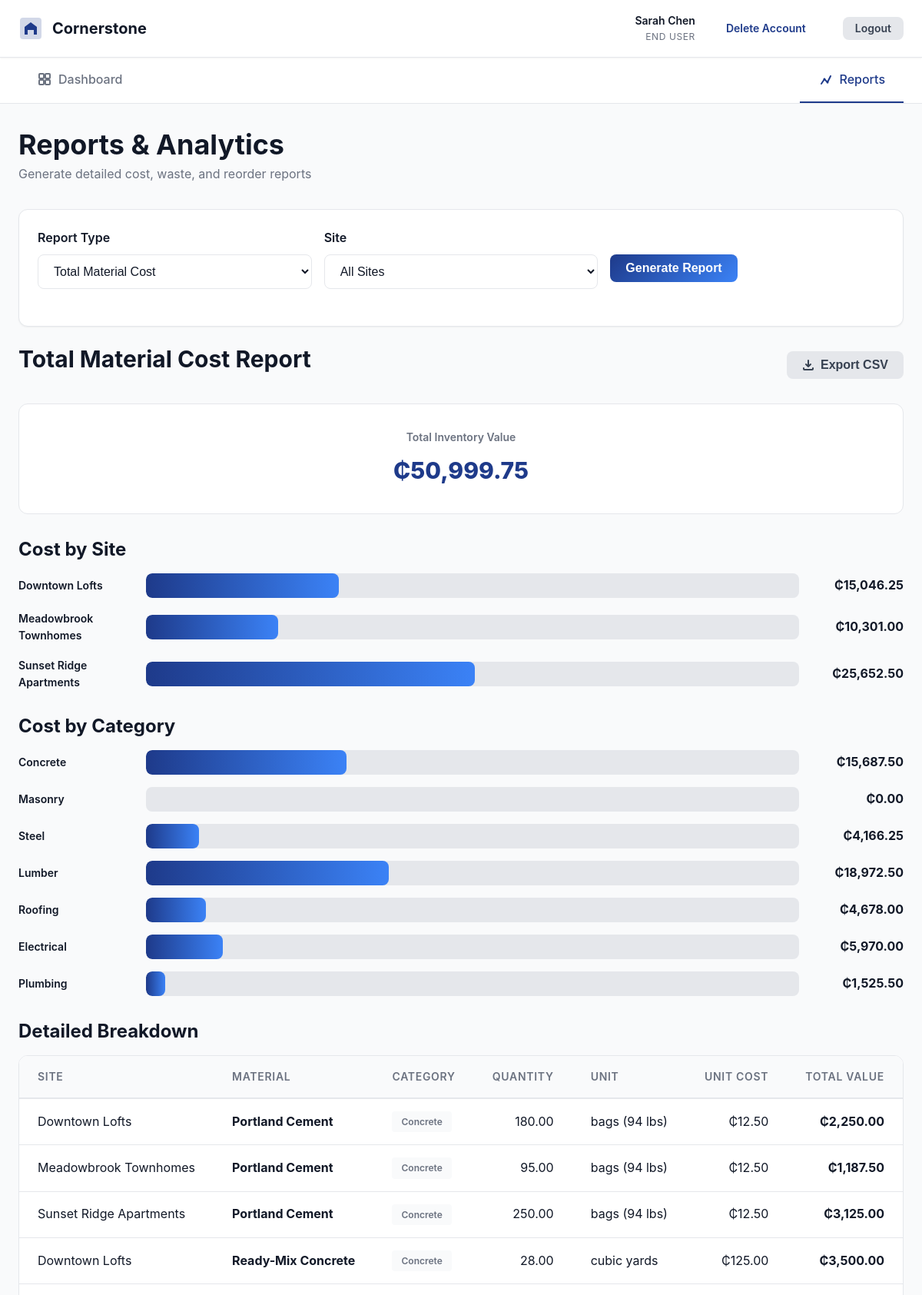
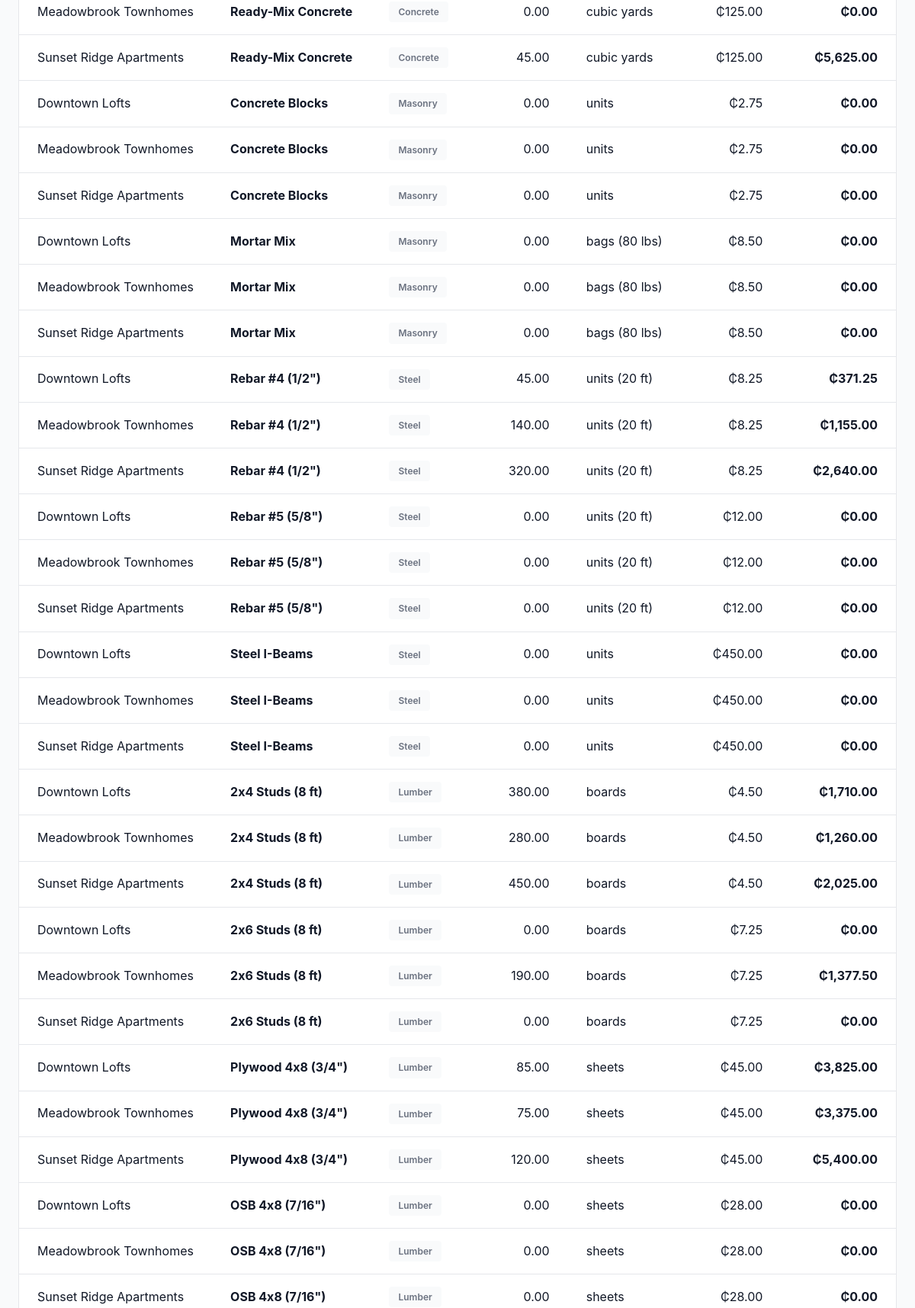
Screenshot of /reports.php (signed in, upper part) with the database file from the repository (2 pictures, top to bottom).
### tables this page shows
CREATE TABLE IF NOT EXISTS sites (
    id INT AUTO_INCREMENT PRIMARY KEY,
    site_name VARCHAR(100) NOT NULL,
    location VARCHAR(255) NOT NULL,
    status ENUM('active', 'inactive', 'finished', 'halted_insufficient_materials') NOT NULL DEFAULT 'active',
    completion_percentage DECIMAL(5,2) DEFAULT 0.00,
    start_date DATE NOT NULL,
    estimated_completion DATE,
    created_at TIMESTAMP DEFAULT CURRENT_TIMESTAMP,
    INDEX idx_status (status),
    INDEX idx_site_name (site_name)
);

CREATE TABLE IF NOT EXISTS materials (
    id INT AUTO_INCREMENT PRIMARY KEY,
    material_name VARCHAR(100) NOT NULL,
    unit_of_measure VARCHAR(20) NOT NULL,
    unit_cost DECIMAL(10,2) NOT NULL,
    reorder_threshold INT NOT NULL DEFAULT 50,
    category VARCHAR(50) NOT NULL,
    created_at TIMESTAMP DEFAULT CURRENT_TIMESTAMP,
    INDEX idx_category (category),
    INDEX idx_material_name (material_name)
);

### auth.php (called while the page is built, shortened)
<?php
require_once __DIR__ . '/db.php';
class Auth {
    public static function isLoggedIn() {
        return isset($_SESSION['logged_in']) && $_SESSION['logged_in'] === true;
    }
    public static function getFullName() {
        return self::isLoggedIn() ? $_SESSION['full_name'] : null;
    }
    public static function getRole() {
        return self::isLoggedIn() ? $_SESSION['role'] : null;
    }
}
?>

### config.php (called while the page is built, shortened)
<?php
function sanitize_output($data) {
    return htmlspecialchars($data, ENT_QUOTES, 'UTF-8');
}
function format_currency($amount) {
    return '₵' . number_format($amount, 2);
}
function get($key, $default = null) {
    return isset($_GET[$key]) ? trim($_GET[$key]) : $default;
}
?>

### db.php (called while the page is built, shortened)
<?php
class Database {
    private static $connection = null;
    private function connect() {
        if (self::$connection === null) {
            try {
                self::$connection = new mysqli(DB_HOST, DB_USER, DB_PASS, DB_NAME);
                self::$connection->set_charset(DB_CHARSET);
            } catch (Exception $e) {
                if (DEV_MODE) {
                    die("Database Connection Error: " . $e->getMessage());
                } else {
                    die("Database connection failed. Please contact support.");
                }
            }
        }
    }
    public static function getConnection() {
        return self::$connection;
    }
    public static function query($sql, $params = [], $types = '') {
        $conn = self::getConnection();
        $stmt = $conn->prepare($sql);
        if (!$stmt->execute()) {
            if (DEV_MODE) {
                die("Execute failed: " . $stmt->error . "\nSQL: " . $sql);
            } else {
                error_log("Execute failed: " . $stmt->error . "\nSQL: " . $sql);
                return false;
            }
        }
        return $stmt;
    }
    public static function fetchAll($sql, $params = [], $types = '') {
        $stmt = self::query($sql, $params, $types);
        $result = $stmt->get_result();
        $rows = [];
        while ($row = $result->fetch_assoc()) {
            $rows[] = $row;
        }
        return $rows;
    }
}
?>

### reports.php (the view, shortened to what this page needs)
<?php
require_once 'config.php';
require_once 'db.php';
require_once 'auth.php';
$user_name = Auth::getFullName();
$user_role = Auth::getRole();
$report_type = get('report_type', 'cost');
$site_filter = get('site_id', 'all');
$cost_report_data = [];
$cost_summary = ['total_cost' => 0, 'by_site' => [], 'by_category' => []];
if ($report_type === 'cost') {
    $sql = "
        SELECT
            s.id AS site_id,
            s.site_name,
            m.id AS material_id,
            m.material_name,
            m.category,
            m.unit_of_measure,
            m.unit_cost,
            COALESCE(i.quantity, 0) AS quantity,
            (COALESCE(i.quantity, 0) * m.unit_cost) AS total_value
        FROM sites s
        CROSS JOIN materials m
        LEFT JOIN inventory i ON s.id = i.site_id AND m.id = i.material_id
    ";
    if ($site_filter !== 'all') {
        $sql .= " WHERE s.id = ?";
        $cost_report_data = Database::fetchAll($sql, [$site_filter], 'i');
    } else {
        $cost_report_data = Database::fetchAll($sql);
    }
    foreach ($cost_report_data as $row) {
        $cost_summary['total_cost'] += $row['total_value'];
        if (!isset($cost_summary['by_site'][$row['site_name']])) {
            $cost_summary['by_site'][$row['site_name']] = 0;
        }
        $cost_summary['by_site'][$row['site_name']] += $row['total_value'];
        if (!isset($cost_summary['by_category'][$row['category']])) {
            $cost_summary['by_category'][$row['category']] = 0;
        }
        $cost_summary['by_category'][$row['category']] += $row['total_value'];
    }
}
?>
<!DOCTYPE html>
<html lang="en">
<head>
    <link rel="stylesheet" href="style.css">
</head>
<body class="app-page">
    <header class="app-header">
        <div class="header-content">
            <div class="header-left">
                <a href="dashboard.php" class="app-logo" style="text-decoration: none; color: inherit; display: flex; align-items: center; gap: 0.75rem;">
                    <svg width="32" height="32" viewBox="0 0 32 32" fill="none">
                        <rect x="2" y="2" width="28" height="28" rx="4" fill="currentColor" opacity="0.2"/>
                        <path d="M16 8L8 14V24H12V18H20V24H24V14L16 8Z" fill="currentColor"/>
                    </svg>
                    <span>Cornerstone</span>
                </a>
            </div>
            <div class="header-right">
                <div class="user-info">
                    <span class="user-name"><?php echo sanitize_output($user_name); ?></span>
                    <span class="user-role"><?php echo sanitize_output(ucfirst(str_replace('_', ' ', $user_role))); ?></span>
                </div>
                <a href="delete_account.php" class="btn btn-danger btn-small" style="margin-right: 0.5rem;">Delete Account</a>
                <a href="logout.php?redirect=landing" class="btn btn-secondary btn-small">Logout</a>
            </div>
        </div>
    </header>
    <nav class="app-nav">
        <div class="nav-content">
            <a href="dashboard.php" class="nav-link">
                Dashboard
            </a>
            <a href="reports.php" class="nav-link active">
                <svg width="20" height="20" viewBox="0 0 20 20" fill="none">
                    <path d="M4 16L8 10L12 14L16 6" stroke="currentColor" stroke-width="2" stroke-linecap="round"/>
                    <circle cx="8" cy="10" r="1.5" fill="currentColor"/>
                    <circle cx="12" cy="14" r="1.5" fill="currentColor"/>
                </svg>
                Reports
            </a>
        </div>
    </nav>
    <main class="app-main">
        <div class="container-fluid">
            <div class="page-header">
                <h1>Reports & Analytics</h1>
                <p>Generate detailed cost, waste, and reorder reports</p>
            </div>
            <div class="card">
                <div class="card-body">
                    <form method="GET" action="reports.php" class="report-filters">
                        <div class="filter-row">
                            <div class="form-group">
                                <label for="report_type">Report Type</label>
                                <select name="report_type" id="report_type" class="form-control">
                                    <option value="cost" <?php echo $report_type === 'cost' ? 'selected' : ''; ?>>Total Material Cost</option>
                                </select>
                            </div>
                            <div class="form-group">
                                <label for="site_id">Site</label>
                                <select name="site_id" id="site_id" class="form-control">
                                    <option value="all" <?php echo $site_filter === 'all' ? 'selected' : ''; ?>>All Sites</option>
                                </select>
                            </div>
                            <div class="form-group">
                                <label>&nbsp;</label>
                                <button type="submit" class="btn btn-primary">Generate Report</button>
                            </div>
                        </div>
                    </form>
                </div>
            </div>
            <?php if ($report_type === 'cost'): ?>
                <div class="section">
                    <div class="section-header">
                        <h2>Total Material Cost Report</h2>
                        <button onclick="exportTableToCSV('cost_report.csv')" class="btn btn-secondary">
                            <svg width="16" height="16" viewBox="0 0 16 16" fill="none">
                                <path d="M8 2V10M8 10L5 7M8 10L11 7" stroke="currentColor" stroke-width="2" stroke-linecap="round"/>
                                <path d="M2 12V13C2 13.5523 2.44772 14 3 14H13C13.5523 14 14 13.5523 14 13V12" stroke="currentColor" stroke-width="2" stroke-linecap="round"/>
                            </svg>
                            Export CSV
                        </button>
                    </div>
                    <div class="report-summary">
                        <div class="summary-card">
                            <div class="summary-label">Total Inventory Value</div>
                            <div class="summary-value"><?php echo format_currency($cost_summary['total_cost']); ?></div>
                        </div>
                    </div>
                    <h3>Cost by Site</h3>
                    <div class="chart-container">
                        <?php foreach ($cost_summary['by_site'] as $site_name => $cost): ?>
                            <div class="chart-bar">
                                <div class="chart-label"><?php echo sanitize_output($site_name); ?></div>
                                <div class="chart-bar-container">
                                    <div class="chart-bar-fill" style="width: <?php echo ($cost / $cost_summary['total_cost'] * 100); ?>%"></div>
                                </div>
                                <div class="chart-value"><?php echo format_currency($cost); ?></div>
                            </div>
                        <?php endforeach; ?>
                    </div>
                    <h3>Cost by Category</h3>
                    <div class="chart-container">
                        <?php foreach ($cost_summary['by_category'] as $category => $cost): ?>
                            <div class="chart-bar">
                                <div class="chart-label"><?php echo sanitize_output($category); ?></div>
                                <div class="chart-bar-container">
                                    <div class="chart-bar-fill" style="width: <?php echo ($cost / $cost_summary['total_cost'] * 100); ?>%"></div>
                                </div>
                                <div class="chart-value"><?php echo format_currency($cost); ?></div>
                            </div>
                        <?php endforeach; ?>
                    </div>
                    <h3>Detailed Breakdown</h3>
                    <div class="table-container">
                        <table class="data-table" id="report-table">
                            <thead>
                                <tr>
                                    <th>Site</th>
                                    <th>Material</th>
                                    <th>Category</th>
                                    <th class="text-right">Quantity</th>
                                    <th>Unit</th>
                                    <th class="text-right">Unit Cost</th>
                                    <th class="text-right">Total Value</th>
                                </tr>
                            </thead>
                            <tbody>
                                <?php foreach ($cost_report_data as $row): ?>
                                    <tr>
                                        <td><?php echo sanitize_output($row['site_name']); ?></td>
                                        <td><strong><?php echo sanitize_output($row['material_name']); ?></strong></td>
                                        <td><span class="category-badge"><?php echo sanitize_output($row['category']); ?></span></td>
                                        <td class="text-right"><?php echo number_format($row['quantity'], 2); ?></td>
                                        <td><?php echo sanitize_output($row['unit_of_measure']); ?></td>
                                        <td class="text-right"><?php echo format_currency($row['unit_cost']); ?></td>
                                        <td class="text-right"><strong><?php echo format_currency($row['total_value']); ?></strong></td>
                                    </tr>
                                <?php endforeach; ?>
                            </tbody>
                        </table>
                    </div>
                </div>
            <?php endif; ?>
        </div>
    </main>
</body>
</html>

### rows the page displays
sites: site_name "Downtown Lofts", materials.material_name "Portland Cement", materials.category "Concrete", quantity "180.00", materials.unit_of_measure "bags (94 lbs)", materials.unit_cost "₵12.50", total_value "₵2,250.00", materials.material_name "Ready-Mix Concrete", quantity "28.00", materials.unit_of_measure "cubic yards", materials.unit_cost "₵125.00", total_value "₵3,500.00", materials.material_name "Concrete Blocks", materials.category "Masonry", quantity "0.00", materials.unit_of_measure "units", materials.unit_cost "₵2.75", total_value "₵0.00", materials.material_name "Mortar Mix", materials.unit_of_measure "bags (80 lbs)", materials.unit_cost "₵8.50", materials.material_name "Rebar #4 (1/2\")", materials.category "Steel", quantity "45.00", materials.unit_of_measure "units (20 ft)", materials.unit_cost "₵8.25", total_value "₵371.25", materials.material_name "Rebar #5 (5/8\")", materials.unit_cost "₵12.00", materials.material_name "Steel I-Beams", materials.unit_cost "₵450.00", materials.material_name "2x4 Studs (8 ft)", materials.category "Lumber", quantity "380.00", materials.unit_of_measure "boards", materials.unit_cost "₵4.50", total_value "₵1,710.00", materials.material_name "2x6 Studs (8 ft)", materials.unit_cost "₵7.25", materials.material_name "Plywood 4x8 (3/4\")", quantity "85.00", materials.unit_of_measure "sheets", materials.unit_cost "₵45.00", total_value "₵3,825.00", materials.material_name "OSB 4x8 (7/16\")", materials.unit_cost "₵28.00"
sites: site_name "Meadowbrook Townhomes", materials.material_name "Portland Cement", materials.category "Concrete", quantity "95.00", materials.unit_of_measure "bags (94 lbs)", materials.unit_cost "₵12.50", total_value "₵1,187.50", materials.material_name "Ready-Mix Concrete", quantity "0.00", materials.unit_of_measure "cubic yards", materials.unit_cost "₵125.00", total_value "₵0.00", materials.material_name "Concrete Blocks", materials.category "Masonry", materials.unit_of_measure "units", materials.unit_cost "₵2.75", materials.material_name "Mortar Mix", materials.unit_of_measure "bags (80 lbs)", materials.unit_cost "₵8.50", materials.material_name "Rebar #4 (1/2\")", materials.category "Steel", quantity "140.00", materials.unit_of_measure "units (20 ft)", materials.unit_cost "₵8.25", total_value "₵1,155.00", materials.material_name "Rebar #5 (5/8\")", materials.unit_cost "₵12.00", materials.material_name "Steel I-Beams", materials.unit_cost "₵450.00", materials.material_name "2x4 Studs (8 ft)", materials.category "Lumber", quantity "280.00", materials.unit_of_measure "boards", materials.unit_cost "₵4.50", total_value "₵1,260.00", materials.material_name "2x6 Studs (8 ft)", quantity "190.00", materials.unit_cost "₵7.25", total_value "₵1,377.50", materials.material_name "Plywood 4x8 (3/4\")", quantity "75.00", materials.unit_of_measure "sheets", materials.unit_cost "₵45.00", total_value "₵3,375.00", materials.material_name "OSB 4x8 (7/16\")", materials.unit_cost "₵28.00"
sites: site_name "Sunset Ridge Apartments", materials.material_name "Portland Cement", materials.category "Concrete", quantity "250.00", materials.unit_of_measure "bags (94 lbs)", materials.unit_cost "₵12.50", total_value "₵3,125.00", materials.material_name "Ready-Mix Concrete", quantity "45.00", materials.unit_of_measure "cubic yards", materials.unit_cost "₵125.00", total_value "₵5,625.00", materials.material_name "Concrete Blocks", materials.category "Masonry", quantity "0.00", materials.unit_of_measure "units", materials.unit_cost "₵2.75", total_value "₵0.00", materials.material_name "Mortar Mix", materials.unit_of_measure "bags (80 lbs)", materials.unit_cost "₵8.50", materials.material_name "Rebar #4 (1/2\")", materials.category "Steel", quantity "320.00", materials.unit_of_measure "units (20 ft)", materials.unit_cost "₵8.25", total_value "₵2,640.00", materials.material_name "Rebar #5 (5/8\")", materials.unit_cost "₵12.00", materials.material_name "Steel I-Beams", materials.unit_cost "₵450.00", materials.material_name "2x4 Studs (8 ft)", materials.category "Lumber", quantity "450.00", materials.unit_of_measure "boards", materials.unit_cost "₵4.50", total_value "₵2,025.00", materials.material_name "2x6 Studs (8 ft)", materials.unit_cost "₵7.25", materials.material_name "Plywood 4x8 (3/4\")", quantity "120.00", materials.unit_of_measure "sheets", materials.unit_cost "₵45.00", total_value "₵5,400.00", materials.material_name "OSB 4x8 (7/16\")", materials.unit_cost "₵28.00"

### other values shown
sanitize_output($user_name) "Sarah Chen"
sanitize_output(ucfirst(str_replace('_', ' ', $user_role))) "END USER"
format_currency($cost_summary['total_cost']) "₵50,999.75"
sanitize_output($site_name) "Downtown Lofts"
format_currency($cost) "₵15,046.25"
sanitize_output($site_name) "Meadowbrook Townhomes"
format_currency($cost) "₵10,301.00"
sanitize_output($site_name) "Sunset Ridge Apartments"
format_currency($cost) "₵25,652.50"
sanitize_output($category) "Concrete"
format_currency($cost) "₵15,687.50"
sanitize_output($category) "Masonry"
format_currency($cost) "₵0.00"
sanitize_output($category) "Steel"
format_currency($cost) "₵4,166.25"
